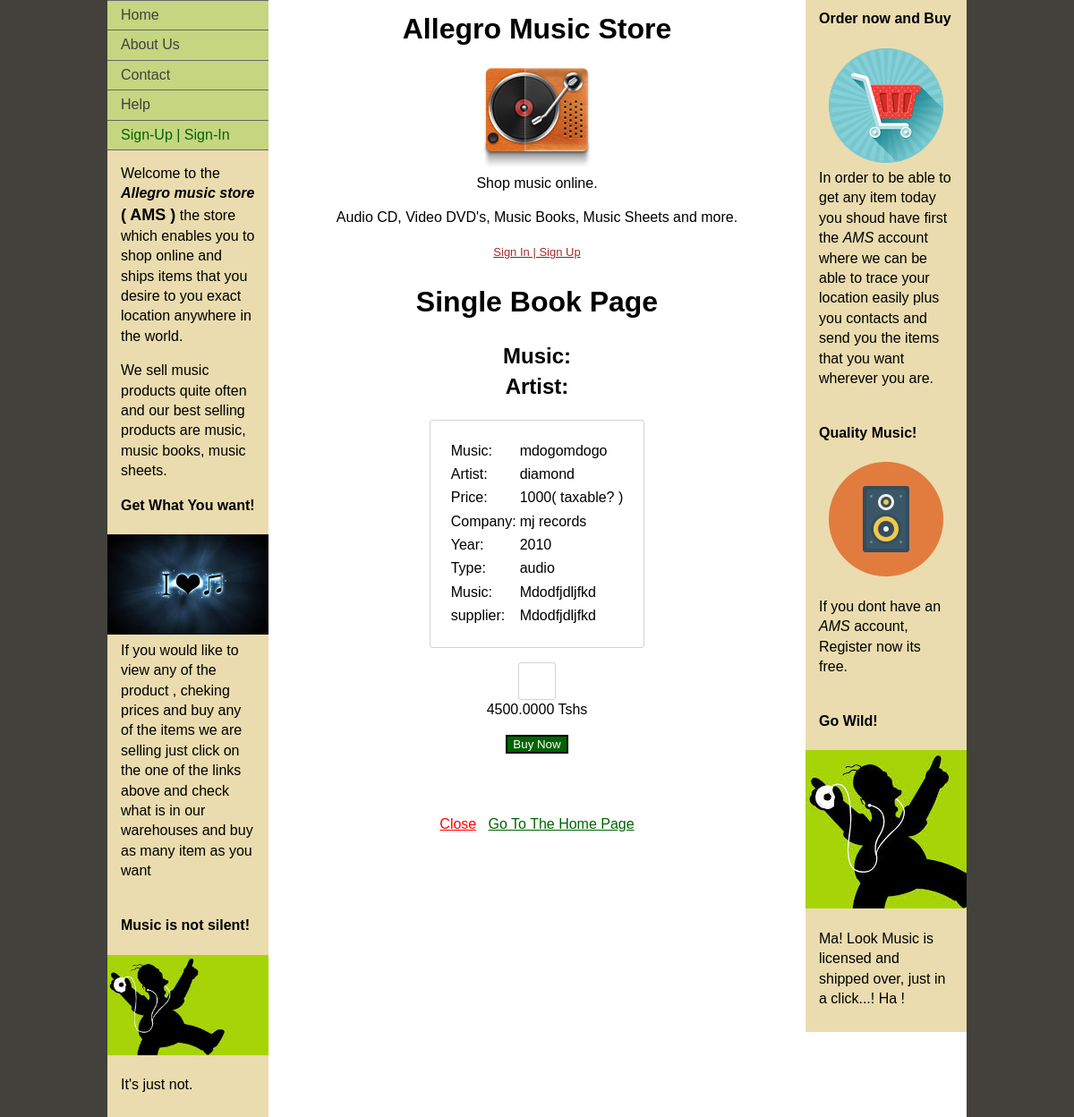
Page /?p=single_book&u=15 on the earlier database version.
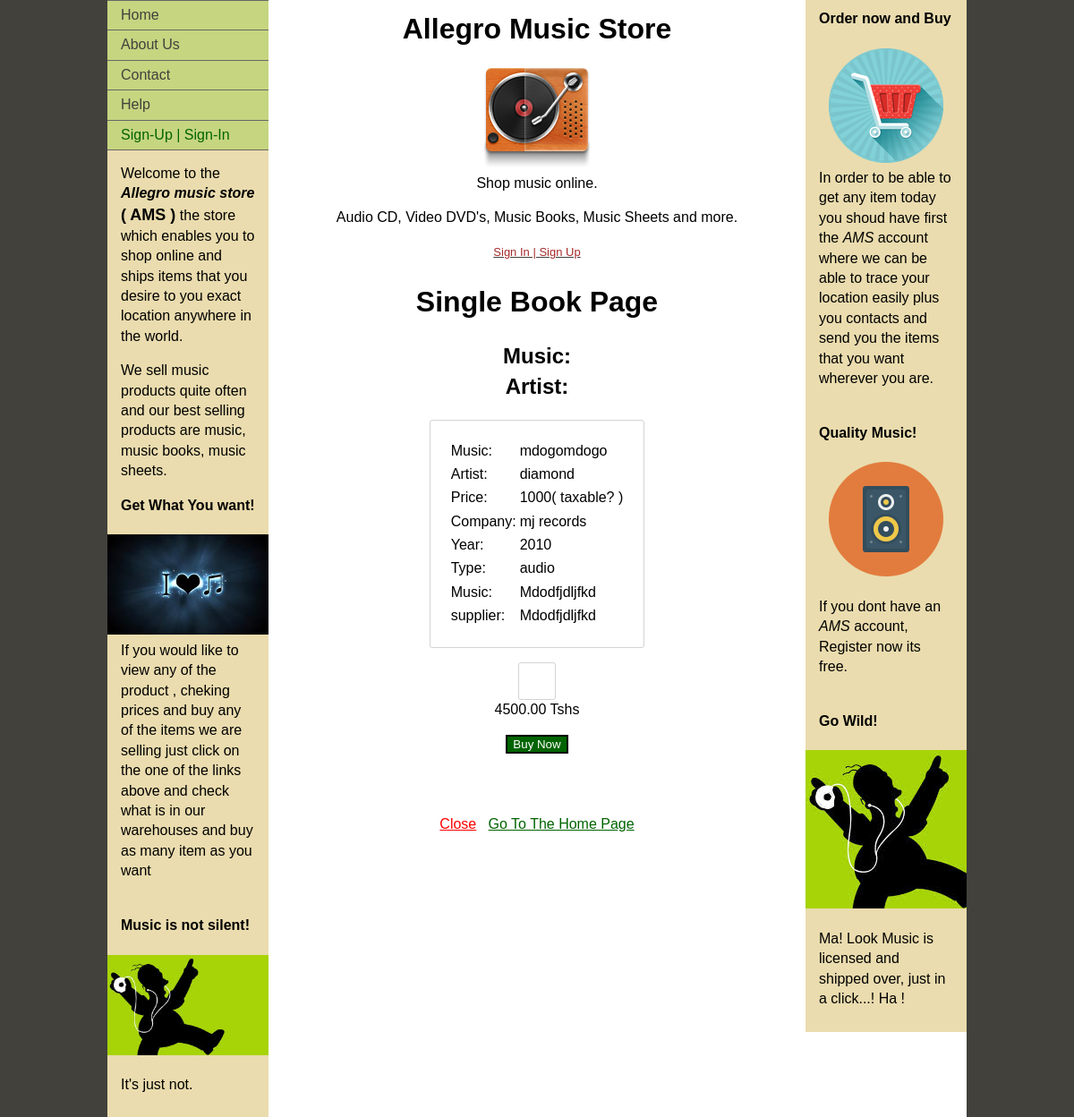
Same page on the later database version.
### tables this page shows
CREATE TABLE `item` (
`upc` bigint(20) unsigned NOT NULL,
  `title` varchar(30) NOT NULL DEFAULT '',
  `price` decimal(13,2) NOT NULL DEFAULT '0.00',
  `taxable` tinyint(1) NOT NULL DEFAULT '0',
  `store_name` varchar(20) NOT NULL DEFAULT '',
  `supplier_name` varchar(40) NOT NULL DEFAULT '',
  `type` enum('music','music_sheet','music_book') NOT NULL DEFAULT 'music',
  `quantity` bigint(20) unsigned NOT NULL DEFAULT '10'
);

### helpers/base.php (called while the page is built, shortened)
<?php
	function ams_include($inc)
	{
		include("includes/" . $inc . ".php");
	}
?>

### includes/single_book.php (the view, shortened to what this page needs)
<h1>Single Book Page</h1>
<?php
	$query = "select item.price, item.taxable, item.store_name, item.supplier_name, item.type from item where upc = '". $_GET['u']."'";
	$result = mysql_query($query);
	while($item[] = mysql_fetch_assoc($result))
		null;
	switch ($item[0]['type']) {
		case 'music':
			$query = "select music.title_song, music.leading_singer, music.year, music.p_company, music.category, music.type from music where upc = '". $_GET['u']."'";
			$result = mysql_query($query);
			while($item_specifics[] = mysql_fetch_assoc($result))
				null;
			$item = array_merge($item, $item_specifics);
			?>
			<h2><? echo "Music: ".$item[2]['title_song']."<br />Artist: ".$item[2]['leading_singer']; ?></h2>
			<table>
				<tr>
					<td>Music: </td><td>mdogomdogo</td>
				</tr><tr>
					<td>Artist: </td><td>diamond</td>
				</tr><tr>
					<td>Price: </td><td>1000( taxable? )</td>
				</tr><tr>
					<td>Company: </td><td>mj records</td>
				</tr><tr>
					<td>Year: </td><td>2010</td>
				</tr><tr>
					<td>Type: </td><td>audio</td>
				</tr><tr>
					<td>Music: </td><td>Mdodfjdljfkd</td>
				</tr><tr>
					<td>supplier: </td><td>Mdodfjdljfkd</td>
				</tr>
			</table>
			<table>
			</table>
			<p><?php echo $item[0]['price']." Tshs" ?></p>
			<button style="background-color: darkgreen; color: white; border-style:solid;"><?php echo "Buy Now" ?></button>
			<br />
			<br />
			<?php
			break;
	}
	echo("<br /><br /><p><a href='index.php' style='color:red;'>Close</a> &nbsp; <a href='index.php' style='color:darkgreen';>Go To The Home Page</a></p>");
 ?>

Differences in the rows shown:
changed item: price "4500.0000" → "4500.00"
